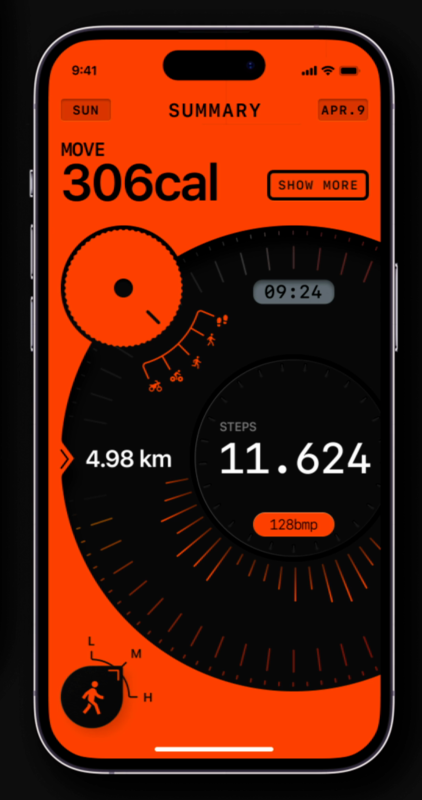
#> input picture docs/prototype/vital-ui/design/reference-full.png, 844 x 1600 px, found by its file name (shown at 1/2 size)
$ python extract_ticks.py
#> lines starting #> are read from the running program, lines starting #| are printed output that depends on the picture
"""
Derive the dial tick data directly from the reference image.

The big dial is unwrapped into polar coordinates (angle x radius). Every tick
track then becomes a row of vertical dashes that can be measured exactly:
angle, inner radius, outer radius, thickness and colour.

Output: src/tick-data.js  (plain data, consumed by src/dial.js)
Run:    python3 -I scripts/extract_ticks.py
Needs:  opencv-python, numpy, scipy
"""
import json, math, sys
import cv2
import numpy as np
from scipy.signal import find_peaks

REF = "design/reference-full.png"
OUT = "src/tick-data.js"

# --- frame calibration (reference px -> CSS px) -----------------------------
SCREEN_X, SCREEN_Y = 99, 80          # top-left of the phone screen inside the screenshot
SCALE = 660 / 393                    # reference px per CSS px
CX, CY = 587.02, 916.21         # dial centre in reference px (subpixel edge fit, residual 0.19 px)

H = 2880                             # polar rows -> 0.125 degrees per row
im = cv2.imread(REF)
#> im is the input picture: shape (1600, 844, 3); mean B, G, R 10, 29.5, 89.4
pol = cv2.warpPolar(im, (480, H), (CX, CY), 480, cv2.WARP_POLAR_LINEAR | cv2.INTER_CUBIC)
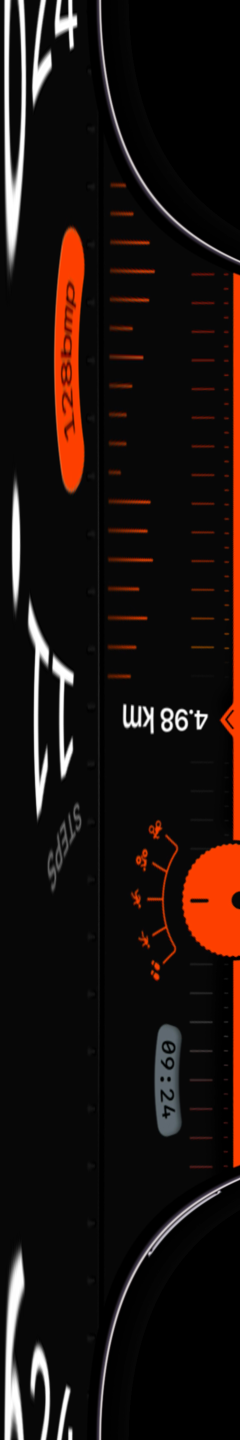
#> pol: shape (2880, 480, 3) (shown at 1/2 size); mean B, G, R 15.3, 18.5, 28.5
rgb = pol[:, :, ::-1].astype(float)
lum = rgb.max(2)
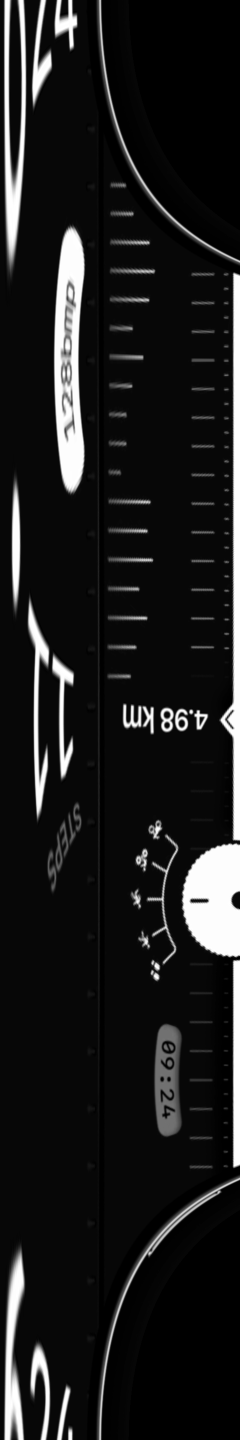
#> lum: shape (2880, 480) float64 (shown at 1/2 size); min 0, max 255, mean 28.7
BG = 7.0

# track name: (radius band to search, grid step in degrees, visible angle window)
TRACKS = {
    "rim":  dict(band=(166, 196), step=11.25, window=(0, 360), min_sep=8),
    "bars": dict(band=(212, 320), step=7.2, window=(40, 175)),
    "mid":  dict(band=(372, 432), step=7.2, window=(56, 304)),
    "fine": dict(band=(438, 464), step=3.6, window=(60, 300)),
}


# UI that sits on top of the dial in the reference. Ticks passing behind it cannot be measured.
OCCLUDERS = [
    ("circle", 246, 575, 132),            # knob + dark ring
    ("rect", 270, 598, 480, 800),         # activity connector + icons
    ("rect", 118, 888, 355, 950),         # chevron + "4.98 km"
    ("rect", 495, 552, 680, 616),         # 09:24 pill
    ("rect", 498, 1018, 678, 1080),       # 128bpm pill
    ("rect", 110, 1255, 330, 1475),       # FAB + L/M/H bracket
]


def occluded(x, y):
    for o in OCCLUDERS:
        if o[0] == "circle" and math.hypot(x - o[1], y - o[2]) < o[3]:
            return True
        if o[0] == "rect" and o[1] <= x <= o[3] and o[2] <= y <= o[4]:
            return True
    return False


def deg(row):
    return row * 360.0 / H


def row_of(angle):
    return int(round((angle % 360) / 360.0 * H)) % H


def fit_grid(angles, step):
    """Phase of a uniform grid that best matches the detected peaks."""
    ph = 2 * math.pi * np.asarray(angles) / step
    return (math.atan2(np.sin(ph).sum(), np.cos(ph).sum()) / (2 * math.pi) * step) % step


def measure(angle, a, b):
    """Radial extent, thickness and colour of the tick at `angle` inside band (a, b)."""
    for rr in range(a, b + 1, 3):
        if occluded(CX + rr * math.cos(math.radians(angle)), CY + rr * math.sin(math.radians(angle))):
            return None
    r0 = row_of(angle)
    rows = [(r0 + k) % H for k in range(-2, 3)]
    prof = np.max([lum[r, a:b] for r in rows], axis=0)
    peak = prof.max()
    if peak < BG + (3 if a >= 438 else 10):
        return None
    thr = BG + 0.35 * (peak - BG)
    idx = np.where(prof > thr)[0]
    if len(idx) == 0:
        return None
    r_in, r_out = a + idx.min(), a + idx.max() + 1
    mid = int((r_in + r_out) / 2)
    # thickness: FWHM across angle at the middle of the tick
    col = np.array([lum[(r0 + k) % H, mid] for k in range(-24, 25)])
    half = BG + 0.5 * (col.max() - BG)
    width_rows = (col > half).sum()
    width_px = math.radians(width_rows * 360.0 / H) * mid
    # colour: brightest pixel along the tick, at the centre row
    best = max(range(r_in, r_out), key=lambda r: max(lum[q, r] for q in rows))
    c = np.max([rgb[q, best] for q in rows], axis=0).astype(int)
    return dict(r_in=int(r_in), r_out=int(r_out), width_px=float(width_px), rgb=[int(c[0]), int(c[1]), int(c[2])])


out = {}
for name, cfg in TRACKS.items():
    a, b = cfg["band"]
    lo, hi = cfg["window"]
    prof = np.convolve(lum[:, a:b].max(1), np.ones(5) / 5, "same")
    sep = cfg.get("min_sep", 0.9)
    pk, _ = find_peaks(prof, height=BG + (6 if name == "rim" else 14), distance=int(sep * H / 360), prominence=4 if name == "rim" else 8)
    angs = [deg(p) for p in pk if lo <= deg(p) <= hi]
    step = cfg["step"]
    if step is None:
        d = np.diff(sorted(angs))
        step = float(np.median(d[d > 0.5]))
    phase = fit_grid(angs, step)
    ticks = []
    k0 = math.ceil((lo - phase) / step)
    k1 = math.floor((hi - phase) / step)
    for k in range(k0, k1 + 1):
        ang = phase + k * step
        rm = (a + b) / 2
        px = CX + rm * math.cos(math.radians(ang))
        py = CY + rm * math.sin(math.radians(ang))
        if not (SCREEN_X + 8 < px < SCREEN_X + 660 - 8 and SCREEN_Y + 4 < py < SCREEN_Y + 1436 - 4):
            continue                                   # lies on the phone bezel / off screen
        m = measure(ang, a, b)
        ticks.append(dict(angle=round(ang, 3), **(m or {})))
    out[name] = dict(step=round(step, 4), phase=round(phase, 3), ticks=ticks)
    ok = sum(1 for t in ticks if "r_in" in t)
    print(f"{name:5s} step={step:.3f} phase={phase:.2f} ticks={len(ticks)} measured={ok}", file=sys.stderr)
#> this loop made 4 passes
#> (phase, k0, k1) on passes 2 to 3: (3.04, 6, 23), (3.42, 8, 41)
#> (phase, k0, k1) on pass 1: (10.62, 0, 31)

# rim ticks are barely visible (near-black on black): use the median measurement for all of them
_rim = [t for t in out["rim"]["ticks"] if "r_in" in t]
if _rim:
    med = lambda k: int(np.median([t[k] for t in _rim]))
    col = [int(np.median([t["rgb"][i] for t in _rim])) for i in range(3)]
    for t in out["rim"]["ticks"]:
        t.update(r_in=med("r_in"), r_out=med("r_out"), width_px=2.4, rgb=col)
#> this loop made 27 passes

# --- convert to CSS px and write ---------------------------------------------
def css(v):
    return round(v / SCALE, 2)

result = {
    "center": [css(CX - SCREEN_X), css(CY - SCREEN_Y)],
    "tracks": {},
}
for name, tr in out.items():
    ticks = []
    for t in tr["ticks"]:
        if "r_in" not in t:
            ticks.append({"a": t["angle"]})        # occluded in the reference: filled in by interpolation
            continue
        ticks.append({
            "a": t["angle"],
            "r0": css(t["r_in"]),
            "r1": css(t["r_out"]),
            "w": round(max(t["width_px"] / SCALE, 0.6), 2),
            "c": "#%02x%02x%02x" % tuple(t["rgb"]),
        })
    result["tracks"][name] = {"step": tr["step"], "ticks": ticks}
#> this loop made 4 passes
#> name on passes 1 to 4: 'rim', 'bars', 'mid', 'fine'

with open(OUT, "w") as f:
    f.write("// GENERATED by scripts/extract_ticks.py from design/reference-full.png - do not hand edit.\n")
    f.write("export const TICKS = " + json.dumps(result, indent=1) + ";\n")
print("wrote", OUT, file=sys.stderr)

$ run again, with docs/prototype/vital-ui/design/reference.png copied over docs/prototype/vital-ui/design/reference-full.png
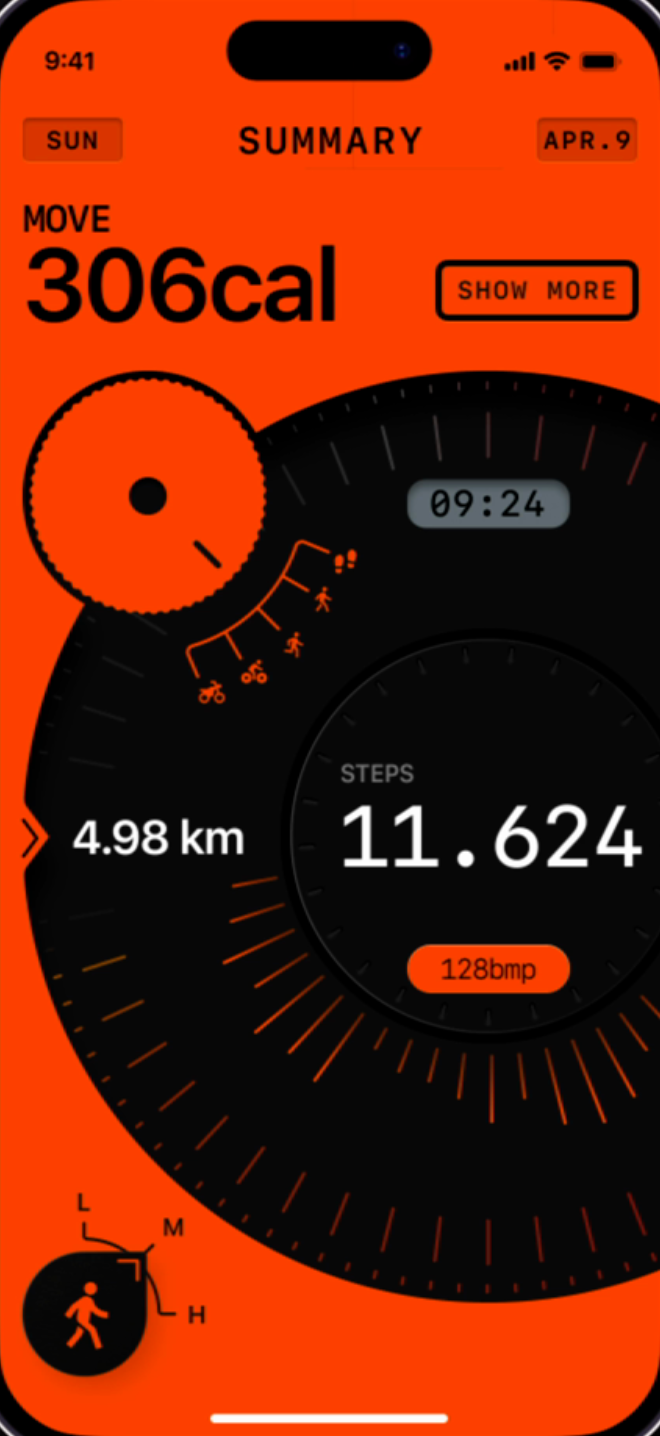
#> input picture docs/prototype/vital-ui/design/reference.png, 660 x 1436 px, found by its file name
#> im is the input picture: shape (1436, 660, 3); mean B, G, R 7, 34.9, 119.1
#> `pol = cv2.warpPolar(im, (480, H), (CX, CY), 480, cv2.WARP_POLAR_LINEAR..`:
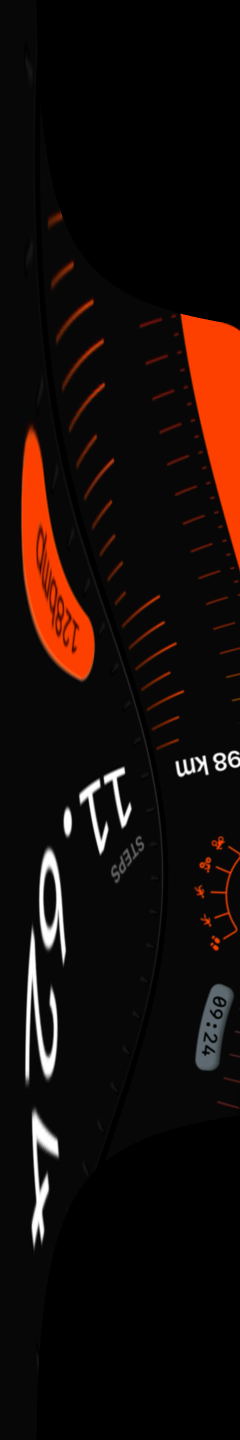
#> pol: shape (2880, 480, 3) (shown at 1/2 size); mean B, G, R 9.1, 12.3, 22.1
#> `lum = rgb.max(2)`:
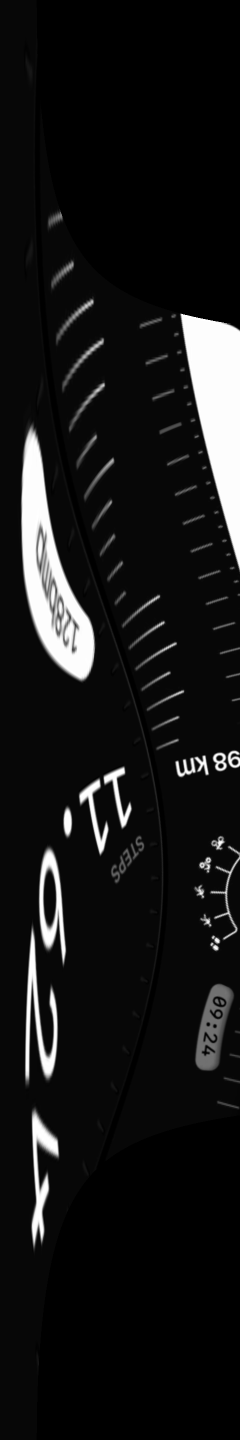
#> lum: shape (2880, 480) float64 (shown at 1/2 size); min 0, max 255, mean 22.2
#> the loop `for name, cfg in TRACKS.items():` made 4 passes
#> (phase, k0, k1) on passes 1, 3, 4: (8.08, 0, 31), (0.209, 8, 42), (2.54, 16, 82)
#> the loop `for t in out["rim"]["ticks"]:` made 28 passes
#> the loop `for name, tr in out.items():` made 4 passes
#> name on passes 1 to 4: 'rim', 'bars', 'mid', 'fine'
